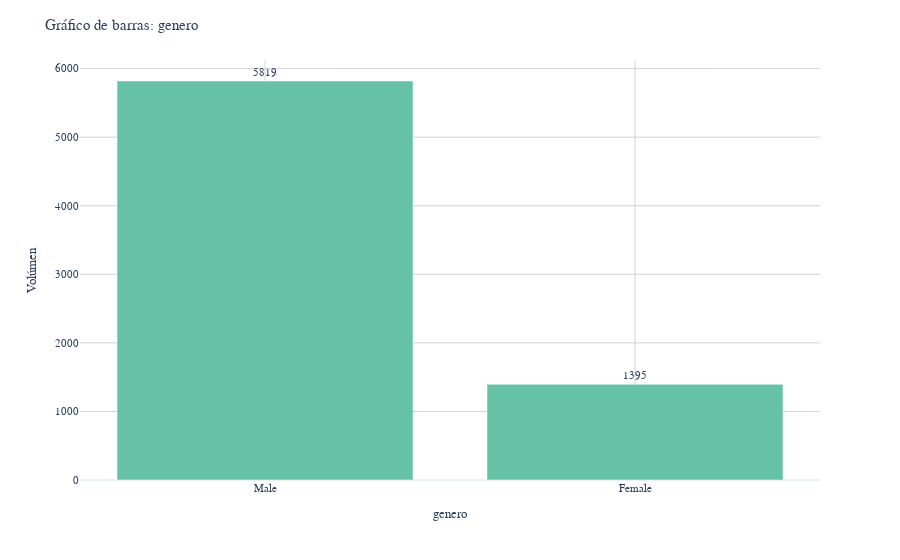

Write notebook code for a chart like this one.
### Markdown cell above
En este caso usaremos los gráficos de barras para ver el total de personas por grupo seleccionado.

### Code cell
# Barras categóricas
for var in cat_vars:
    prop.graficar_barras_px(df_twoyears, var)

### Figure 1 — Plotly figure (JSON) as saved in the notebook; plotly's stock layout.template omitted (floating-point values rounded to 4 significant figures)
{"data": [{"alignmentgroup": "True", "hovertemplate": "genero=%{x}<br>Volúmen=%{text}<extra></extra>", "legendgroup": "", "marker": {"color": "rgb(102,194,165)", "pattern": {"shape": ""}}, "name": "", "offsetgroup": "", "orientation": "v", "showlegend": false, "text": [5819, 1395], "textposition": "outside", "texttemplate": "%{text}", "type": "bar", "x": ["Male", "Female"], "xaxis": "x", "y": [5819, 1395], "yaxis": "y"}], "layout": {"barmode": "relative", "legend": {"tracegroupgap": 0}, "margin": {"t": 60}, "plot_bgcolor": "rgba(255, 255, 255, 1)", "title": {"text": "Gráfico de barras: genero"}, "xaxis": {"anchor": "y", "categoryorder": "total descending", "domain": [0, 1], "gridcolor": "lightgrey", "showgrid": true, "title": {"text": "genero"}}, "yaxis": {"anchor": "x", "domain": [0, 1], "gridcolor": "lightgrey", "showgrid": true, "title": {"text": "Volúmen"}}}}
